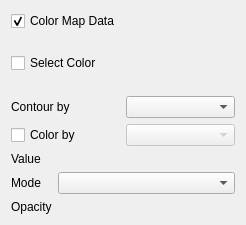
<?xml version="1.0" encoding="UTF-8"?>
<ui version="4.0">
 <class>ContourSinkWidget</class>
 <widget class="QWidget" name="ContourSinkWidget">
  <property name="geometry">
   <rect>
    <x>0</x>
    <y>0</y>
    <width>246</width>
    <height>225</height>
   </rect>
  </property>
  <property name="windowTitle">
   <string>Form</string>
  </property>
  <layout class="QVBoxLayout" name="verticalLayout">
   <item>
    <layout class="QHBoxLayout" name="horizontalLayout_2">
     <item>
      <widget class="QCheckBox" name="cbColorMapData">
       <property name="layoutDirection">
        <enum>Qt::LeftToRight</enum>
       </property>
       <property name="text">
        <string>Color Map Data</string>
       </property>
       <property name="checked">
        <bool>true</bool>
       </property>
      </widget>
     </item>
    </layout>
   </item>
   <item>
    <layout class="QHBoxLayout" name="horizontalLayout">
     <item>
      <widget class="QCheckBox" name="cbSelectColor">
       <property name="layoutDirection">
        <enum>Qt::LeftToRight</enum>
       </property>
       <property name="text">
        <string>Select Color</string>
       </property>
      </widget>
     </item>
     <item>
      <widget class="pqColorChooserButton" name="colorChooser" native="true"/>
     </item>
     <item>
      <spacer name="horizontalSpacer">
       <property name="orientation">
        <enum>Qt::Horizontal</enum>
       </property>
       <property name="sizeHint" stdset="0">
        <size>
         <width>40</width>
         <height>20</height>
        </size>
       </property>
      </spacer>
     </item>
    </layout>
   </item>
   <item>
    <layout class="QHBoxLayout" name="horizontalLayout_4">
     <item>
      <widget class="QLabel" name="label">
       <property name="text">
        <string>Contour by</string>
       </property>
      </widget>
     </item>
     <item>
      <widget class="QComboBox" name="comboContourByArray"/>
     </item>
    </layout>
   </item>
   <item>
    <layout class="QHBoxLayout" name="horizontalLayout_3">
     <item>
      <widget class="QCheckBox" name="cbColorByArray">
       <property name="text">
        <string>Color by</string>
       </property>
      </widget>
     </item>
     <item>
      <widget class="QComboBox" name="comboColorByArray">
       <property name="enabled">
        <bool>false</bool>
       </property>
      </widget>
     </item>
    </layout>
   </item>
   <item>
    <layout class="QFormLayout" name="formLayout">
     <item row="1" column="0">
      <widget class="QLabel" name="label_2">
       <property name="text">
        <string>Value</string>
       </property>
      </widget>
     </item>
     <item row="1" column="1">
      <widget class="tomviz::DoubleSliderWidget" name="sliValue" native="true"/>
     </item>
     <item row="2" column="0">
      <widget class="QLabel" name="label_5">
       <property name="text">
        <string>Mode</string>
       </property>
      </widget>
     </item>
     <item row="2" column="1">
      <widget class="QComboBox" name="cbRepresentation"/>
     </item>
     <item row="3" column="0">
      <widget class="QLabel" name="label_4">
       <property name="text">
        <string>Opacity</string>
       </property>
      </widget>
     </item>
     <item row="3" column="1">
      <widget class="tomviz::DoubleSliderWidget" name="sliOpacity" native="true"/>
     </item>
    </layout>
   </item>
  </layout>
 </widget>
 <customwidgets>
  <customwidget>
   <class>tomviz::DoubleSliderWidget</class>
   <extends>QWidget</extends>
   <header>DoubleSliderWidget.h</header>
   <container>1</container>
  </customwidget>
  <customwidget>
   <class>pqColorChooserButton</class>
   <extends>QWidget</extends>
   <header>pqColorChooserButton.h</header>
   <container>1</container>
  </customwidget>
 </customwidgets>
 <tabstops>
  <tabstop>cbColorMapData</tabstop>
  <tabstop>cbSelectColor</tabstop>
  <tabstop>comboContourByArray</tabstop>
  <tabstop>cbColorByArray</tabstop>
  <tabstop>comboColorByArray</tabstop>
  <tabstop>cbRepresentation</tabstop>
 </tabstops>
 <resources/>
 <connections>
  <connection>
   <sender>cbColorByArray</sender>
   <signal>toggled(bool)</signal>
   <receiver>comboColorByArray</receiver>
   <slot>setEnabled(bool)</slot>
   <hints>
    <hint type="sourcelabel">
     <x>71</x>
     <y>84</y>
    </hint>
    <hint type="destinationlabel">
     <x>187</x>
     <y>84</y>
    </hint>
   </hints>
  </connection>
  <connection>
   <sender>cbColorByArray</sender>
   <signal>toggled(bool)</signal>
   <receiver>cbSelectColor</receiver>
   <slot>setDisabled(bool)</slot>
   <hints>
    <hint type="sourcelabel">
     <x>71</x>
     <y>84</y>
    </hint>
    <hint type="destinationlabel">
     <x>63</x>
     <y>52</y>
    </hint>
   </hints>
  </connection>
  <connection>
   <sender>cbColorByArray</sender>
   <signal>toggled(bool)</signal>
   <receiver>colorChooser</receiver>
   <slot>setDisabled(bool)</slot>
   <hints>
    <hint type="sourcelabel">
     <x>71</x>
     <y>84</y>
    </hint>
    <hint type="destinationlabel">
     <x>122</x>
     <y>52</y>
    </hint>
   </hints>
  </connection>
 </connections>
</ui>
